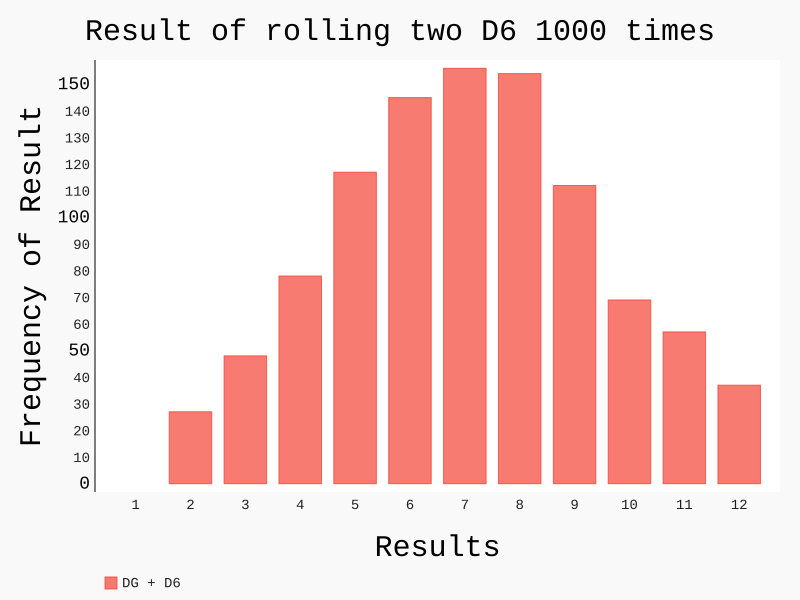

Write the Python code that produced this figure.
import pygal
from pygal.style import Style
from die import Die

custom_style = Style(
    title_font_size=30,
    x_title_font_size=14,
    y_title_font_size=14,
    label_font_size=14,
    major_label_font_size=18
)

die_1 = Die()
die_2 = Die()

# Make some rolls and store result in a lsit.
results = []
for i in range(1000):
    result = die_1.roll() + die_2.roll()
    results.append(result)

# Analyze the results.
frequencies = []
max_results = die_1.num_sides + die_2.num_sides
for i in range(1, max_results + 1):
    frequency = results.count(i)
    frequencies.append(frequency)

hist = pygal.Bar(style=custom_style, show_y_guides=False, show_legend=True, legend_at_bottom=True)

hist.title = "Result of rolling two D6 1000 times"
hist.x_labels = [i for i in range(1, max_results+1)]
hist.x_title = "Results"
hist.y_title = "Frequency of Result"
hist.add('DG + D6', frequencies)
hist.render_to_file('die_visual.svg')
